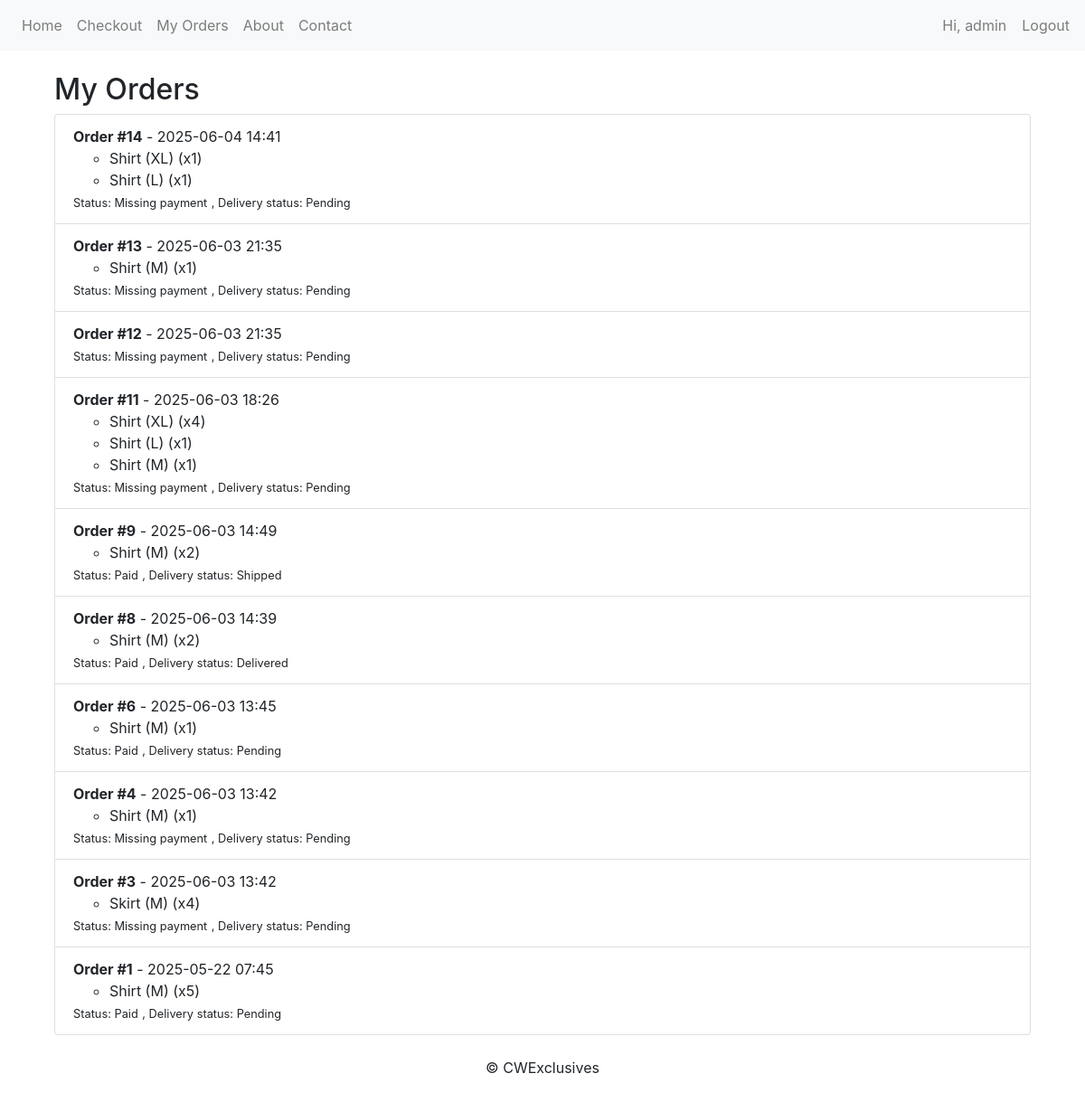
The app's page /order-history/ (signed in) with its own data.
### shop/models.py (models this page shows, shortened)
class Order(models.Model):
    STATUS_CHOICES = [
        ('pending', 'Pending'),
        ('processing', 'Processing'),
        ('shipped', 'Shipped'),
        ('delivered', 'Delivered'),
        ('cancelled', 'Cancelled'),
    ]
    user = models.ForeignKey(User, on_delete=models.CASCADE)
    created_at = models.DateTimeField(auto_now_add=True)
    is_paid = models.BooleanField(default=False)
    status = models.CharField(max_length=20, choices=STATUS_CHOICES, default='pending')

class OrderItem(models.Model):
    order = models.ForeignKey(Order, on_delete=models.CASCADE, related_name='items')
    product = models.ForeignKey(Product, on_delete=models.CASCADE)
    quantity = models.PositiveIntegerField(default=1)
    size = models.CharField(max_length=2, choices=Product.SIZE_CHOICES, default='M')

class Product(models.Model):
    SIZE_CHOICES = [
    ('S', 'Small'),
    ('M', 'Medium'),
    ('L', 'Large'),
    ('XL', 'Extra Large'),
    ]
    name = models.CharField(max_length=200)
    category = models.ForeignKey(Category, on_delete=models.CASCADE, related_name='products')
    description = models.TextField()
    price = models.DecimalField(max_digits=8, decimal_places=2)
    image = models.ImageField(upload_to='products/')
    is_available = models.BooleanField(default=True)

### shop/views.py (the view)
# urls.py: path('order-history/', views.order_history, name='order_history'),
@login_required
def order_history(request):
    orders = Order.objects.filter(user=request.user).order_by('-created_at')
    return render(request, 'shop/order_history.html', {'orders': orders})

### shop/Templates/shop/order_history.html
{% extends "base.html" %}
{% block content %}
<div class="container mt-4">
    <h2>My Orders</h2>
    {% if orders %}
        <ul class="list-group">
            {% for order in orders %}
                <li class="list-group-item">
                    <strong>Order #{{ order.id }}</strong> - {{ order.created_at|date:"Y-m-d H:i" }} <br>
                    <ul>
                        {% for item in order.items.all %}
                            <li>{{ item.product.name }} ({{ item.size }}) (x{{ item.quantity }})</li>
                        {% endfor %}
                    </ul>
                    <small>Status: {% if order.is_paid %}Paid{% else %}Missing payment{% endif %}</small>
                    <small>, Delivery status: {{ order.get_status_display }}</small>
                </li>
            {% endfor %}
        </ul>
    {% else %}
        <p>You have no orders yet.</p>
    {% endif %}
</div>
{% endblock %}

### shop/Templates/base.html (shortened to what this page needs)
<!DOCTYPE html>
<html lang="en">
<head>
    <link rel="stylesheet" href="https://cdn.jsdelivr.net/npm/bootstrap@4.1.0/dist/css/bootstrap.min.css">
</head>
<body>
    <nav class="navbar navbar-expand-lg navbar-light bg-light">
        <div class="collapse navbar-collapse">
            <ul class="navbar-nav">
                <li class="nav-item"><a class="nav-link" href="{% url 'home' %}">Home</a></li>
                <li class="nav-item"><a class="nav-link" href="{% url 'checkout' %}">Checkout</a></li>
                <li class="nav-item"><a class="nav-link" href="{% url 'order_history' %}">My Orders</a></li>
                <li class="nav-item"><a class="nav-link" href="{% url 'about' %}">About</a></li>
                <li class="nav-item"><a class="nav-link" href="{% url 'contact' %}">Contact</a></li>
            </ul>
        </div>
        <ul class="navbar-nav ms-auto me-3">
            {% if user.is_authenticated %}
            <li class="nav-item d-flex align-items-center">
                <span class="nav-link mb-0">Hi, {{ user.first_name|default:user.username }}</span>
                <form action="{% url 'logout' %}" method="post" class="d-inline">
                    <button type="submit" class="btn btn-link nav-link" style="padding: 0 0 0 0.5rem;">Logout</button>
                </form>
            </li>
            {% elif request.path != '/accounts/login/' %}
            <li class="nav-item">
                <a href="{% url 'login' %}?next={{ request.path }}">Login</a>
            </li>
            {% endif %}
        </ul>
    </nav>
    <div class="container mt-4">
        {% block content %}{% endblock %}
    </div>
    <footer class="text-center py-4">
        <p>&copy; CWExclusives</p>
    </footer>
</body>
</html>

### records on screen
Order: id "14", created_at "2025-06-04 14:41", is_paid "Missing payment", status "Pending"
OrderItem: product.name "Shirt", size "XL", quantity "1"
OrderItem: product.name "Shirt", size "L", quantity "1"
Order: id "13", created_at "2025-06-03 21:35", is_paid "Missing payment", status "Pending"
OrderItem: product.name "Shirt", size "M", quantity "1"
Order: id "12", created_at "2025-06-03 21:35", is_paid "Missing payment", status "Pending"
Order: id "11", created_at "2025-06-03 18:26", is_paid "Missing payment", status "Pending"
OrderItem: product.name "Shirt", size "XL", quantity "4"
OrderItem: product.name "Shirt", size "L", quantity "1"
OrderItem: product.name "Shirt", size "M", quantity "1"
Order: id "9", created_at "2025-06-03 14:49", is_paid "Paid", status "Shipped"
OrderItem: product.name "Shirt", size "M", quantity "2"
Order: id "8", created_at "2025-06-03 14:39", is_paid "Paid", status "Delivered"
OrderItem: product.name "Shirt", size "M", quantity "2"
Order: id "6", created_at "2025-06-03 13:45", is_paid "Paid", status "Pending"
OrderItem: product.name "Shirt", size "M", quantity "1"
Order: id "4", created_at "2025-06-03 13:42", is_paid "Missing payment", status "Pending"
OrderItem: product.name "Shirt", size "M", quantity "1"
Order: id "3", created_at "2025-06-03 13:42", is_paid "Missing payment", status "Pending"
OrderItem: product.name "Skirt", size "M", quantity "4"
Order: id "1", created_at "2025-05-22 07:45", is_paid "Paid", status "Pending"
OrderItem: product.name "Shirt", size "M", quantity "5"

### other values on screen
{{ user.first_name|default:user.username }} "admin"
